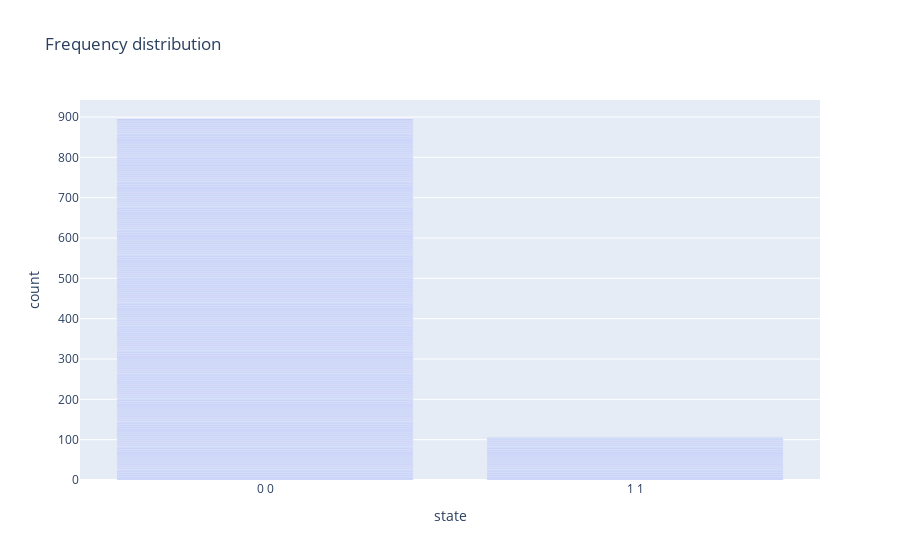

Notebook cell for this chart:
### Code cell
sampleset['state'] = sampleset.apply(lambda row: f"{int((row[0]+1)/2)} {int((row[1]+1)/2)}", axis=1)
px.bar(sampleset, x='state', title='Frequency distribution')

### Figure 1 — Plotly figure (JSON) as saved in the notebook; plotly's stock layout.template omitted (floating-point values rounded to 4 significant figures; data arrays with more than 128 entries replaced by an {"elided": "..."} marker saying what was removed)
{"data": [{"alignmentgroup": "True", "hovertemplate": "state=%{x}<br>count=%{y}<extra></extra>", "legendgroup": "", "marker": {"color": "#636efa", "pattern": {"shape": ""}}, "name": "", "offsetgroup": "", "orientation": "v", "showlegend": false, "textposition": "auto", "type": "bar", "x": {"elided": "1000 str values"}, "xaxis": "x", "y": {"elided": "1000 int values"}, "yaxis": "y"}], "layout": {"barmode": "relative", "legend": {"tracegroupgap": 0}, "title": {"text": "Frequency distribution"}, "xaxis": {"anchor": "y", "domain": [0, 1], "title": {"text": "state"}}, "yaxis": {"anchor": "x", "domain": [0, 1], "title": {"text": "count"}}}}
